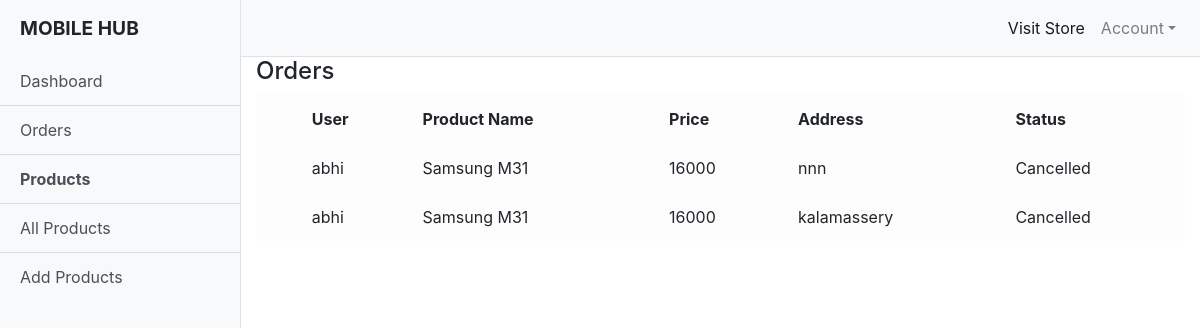
Page /administrator/orders/ (signed in) on the committed database.
### customers/models.py (models this page shows)
class Orders(models.Model):
    product=models.ForeignKey(Mobile,on_delete=models.CASCADE)
    address=models.CharField(max_length=150)
    choices=(
        ('Ordered','Ordered'),
        ('Delivered','Delivered'),
        ('Cancelled','Cancelled')
    )
    status=models.CharField(max_length=150,choices=choices,default='Ordered')
    user=models.CharField(max_length=120)

### administrator/models.py (models this page shows)
class Mobile(models.Model):
    model_name=models.CharField(max_length=30,unique=True)
    specs = models.CharField(max_length=120)
    price = models.IntegerField()
    stock = models.IntegerField()
    image = models.ImageField(upload_to="images/")
    def __str__(self):
        return self.model_name

### administrator/views.py (the view)
# urls.py: path("orders/",admin_view_order,name="orders")
def admin_view_order(request):
    if request.user.is_superuser:
        orders=Orders.objects.all()
        context={}
        context["orders"]=orders
        return render(request,"administrator/userorders.html",context)
    else:
        return redirect("logout")

### administrator/templates/administrator/userorders.html (shortened to what this page needs)
<!DOCTYPE html>
{% extends 'administrator/base.html' %}
{% block body_block %}
<div class="container">
    <div class="row">
        <div class="col-12">
            <div>
              <h4>Orders</h4>
<table class="table table-light" style="color:dark" >
    <tr>
        <td></td>
        <td><strong>User</strong></td>
        <td><strong>Product Name</strong></td>
        <td><strong>Price</strong></td>
        <td><strong>Address</strong></td>
        <td><strong>Status</strong></td>
    </tr>
    {% for order in orders%}
    <tr>
        <td></td>
        <td>{{order.user}}</td>
        <td>{{order.product}}</td>
        <td>{{order.product.price}}</td>
        <td>{{order.address}}</td>
        <td>{{order.status}}</td>
    </tr>
    {%endfor%}
</table>
            </div>
        </div>
    </div>
</div>
{% endblock %}

### rows in the picture
Orders: user "abhi", product "Samsung M31", product.price "16000", address "nnn", status "Cancelled"
Orders: user "abhi", product "Samsung M31", product.price "16000", address "kalamassery", status "Cancelled"
